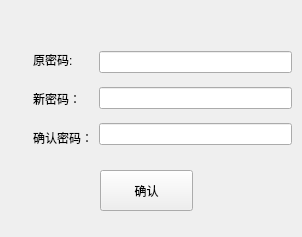
<?xml version="1.0" encoding="UTF-8"?>
<ui version="4.0">
 <class>ChangeUserInfoWindow</class>
 <widget class="QWidget" name="ChangeUserInfoWindow">
  <property name="geometry">
   <rect>
    <x>0</x>
    <y>0</y>
    <width>302</width>
    <height>237</height>
   </rect>
  </property>
  <property name="windowTitle">
   <string>Form</string>
  </property>
  <widget class="QPushButton" name="confirmPushButton">
   <property name="geometry">
    <rect>
     <x>100</x>
     <y>170</y>
     <width>93</width>
     <height>41</height>
    </rect>
   </property>
   <property name="text">
    <string>确认</string>
   </property>
  </widget>
  <widget class="QWidget" name="layoutWidget">
   <property name="geometry">
    <rect>
     <x>33</x>
     <y>43</y>
     <width>259</width>
     <height>111</height>
    </rect>
   </property>
   <layout class="QHBoxLayout" name="horizontalLayout">
    <item>
     <layout class="QVBoxLayout" name="verticalLayout">
      <item>
       <widget class="QLabel" name="label">
        <property name="text">
         <string>原密码:</string>
        </property>
       </widget>
      </item>
      <item>
       <widget class="QLabel" name="label_2">
        <property name="text">
         <string>新密码：</string>
        </property>
       </widget>
      </item>
      <item>
       <widget class="QLabel" name="label_3">
        <property name="text">
         <string>确认密码：</string>
        </property>
       </widget>
      </item>
     </layout>
    </item>
    <item>
     <layout class="QVBoxLayout" name="verticalLayout_2">
      <item>
       <widget class="QLineEdit" name="oldPassworLineEdit"/>
      </item>
      <item>
       <widget class="QLineEdit" name="newPasswordLineEdit"/>
      </item>
      <item>
       <widget class="QLineEdit" name="confirmPasswordLineEdit"/>
      </item>
     </layout>
    </item>
   </layout>
  </widget>
 </widget>
 <resources/>
 <connections/>
</ui>
